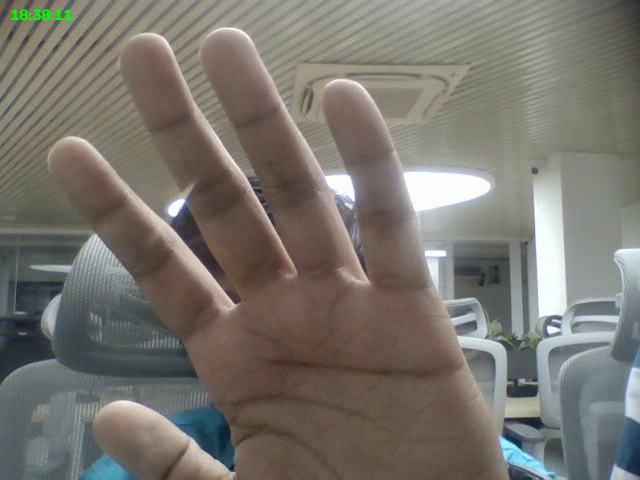
#> input picture frame 8 of fol/day2vid1.mp4, 640 x 480 px, given in place of the camera
$ jupyter execute --allow-errors day5opencv.ipynb   (text cells are left out)
#> lines starting #> are read from the running program, lines starting #| are printed output that depends on the picture; after the words box and inside, x2 and y2 are one past the last pixel; in counts of white or black regions, pixels touching at a corner belong together; long printed decimals are rounded; pictures that were not available may be replaced by others from this repository, and a replacement may not be noted
[cell 1]
import cv2
import numpy as np

img = np.zeros((200,300,3),np.uint8)
# drawing a line onto that img

cv2.line(
    img,
    (0,10),
    (100,40),
    (0,255,0)
)
cv2.line(
    img,
    (10,10),
    (10,100),
    (0,255,0),
    2
)
cv2.imshow("Img",img)

grayed = cv2.cvtColor(img,cv2.COLOR_BGR2GRAY)
edges = cv2.Canny(
    grayed,
    20,
    150,
    apertureSize=3
)
# applying hough line transformation
lines = cv2.HoughLinesP(
    edges,
    rho=1,
    theta=np.pi/180,
    threshold = 20,
    minLineLength=2,
    maxLineGap=10
)
# print(lines)
# Draw detected lines
for line in lines:
    # [11 lines of commented-out code are left out]
    x1, y1, x2, y2 = line[0]

    cv2.line(
        img,
        (x1,y1),
        (x2,y2),
        (0,0,255),
        2
    )
cv2.imshow("Result",img)
cv2.waitKey(0)
cv2.destroyAllWindows()

[cell 2]
import cv2 # Imports OpenCV
# frame = cv2.imread("image.jpg") # Loads the color source image

cap = cv2.VideoCapture(0)
while 1:
    ret, frame = cap.read()
#> frame is the input picture: shape (480, 640, 3); mean B, G, R 109.7, 116.7, 120.6

    gray = cv2.cvtColor(frame, cv2.COLOR_BGR2GRAY) # Converts the frame to intensi
    gray = cv2.medianBlur(gray, 5) # Reduces isolated noise before thresholding
    _, mask = cv2.threshold(gray, 150, 255, cv2.THRESH_BINARY_INV) # Creates a bina
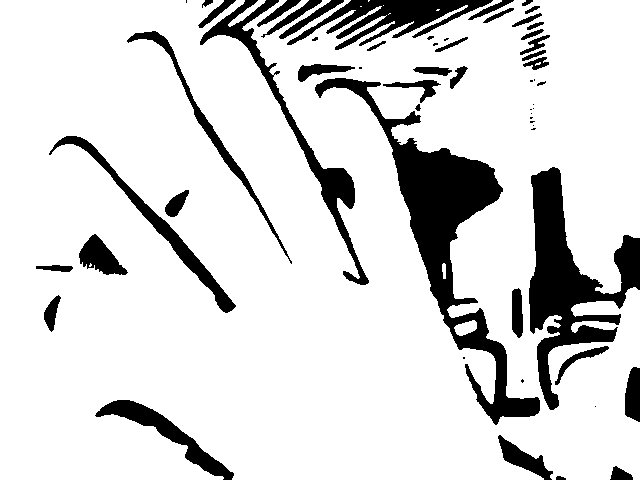
#> mask: shape (480, 640); 84.9% white; 59 black regions (19 under 20 px), largest, box (x1, y1, x2, y2) and area: (315, 78, 540, 425) 13257, (529, 167, 640, 410) 9712, (200, 0, 369, 285) 4179
    # mask = cv2.erode(mask, None, iterations=2) # Removes small white noise
    # mask = cv2.dilate(mask, None, iterations=2) # Restores and connects foreground
    mask = cv2.morphologyEx(mask,cv2.MORPH_OPEN,(2,2))
#> mask: shape (480, 640); 84.8% white; 59 black regions (19 under 20 px), largest, box (x1, y1, x2, y2) and area: (315, 79, 540, 426) 13264, (529, 168, 640, 411) 9716, (200, 0, 369, 286) 4208
    foreground = cv2.bitwise_and(frame, frame, mask=mask) # Keeps only selected pix
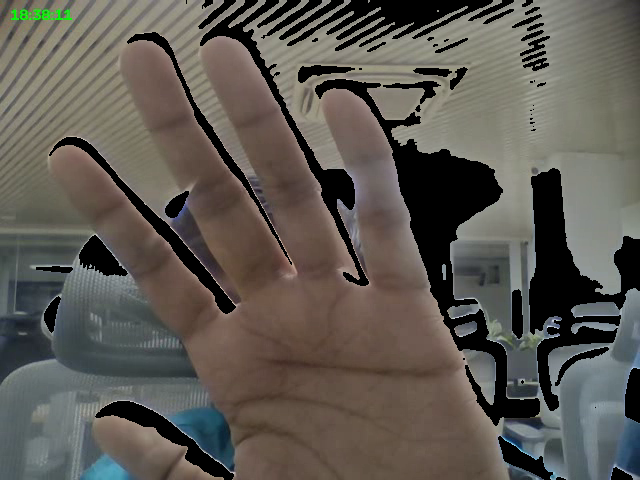
#> foreground: shape (480, 640, 3); mean B, G, R 82.6, 89, 93.2
    cv2.imshow("Foreground", foreground) # Displays the result
    if cv2.waitKey(1) & 0xFF == ord('q'): # Exits the program if q is pressed
#> (key q is pressed here)
        break
cap.release()
cv2.destroyAllWindows()

[cell 3]
import cv2

img = cv2.resize(cv2.imread("..\\fol\\2dshapes.png"),(0,0),fx=0.5,fy=0.5)
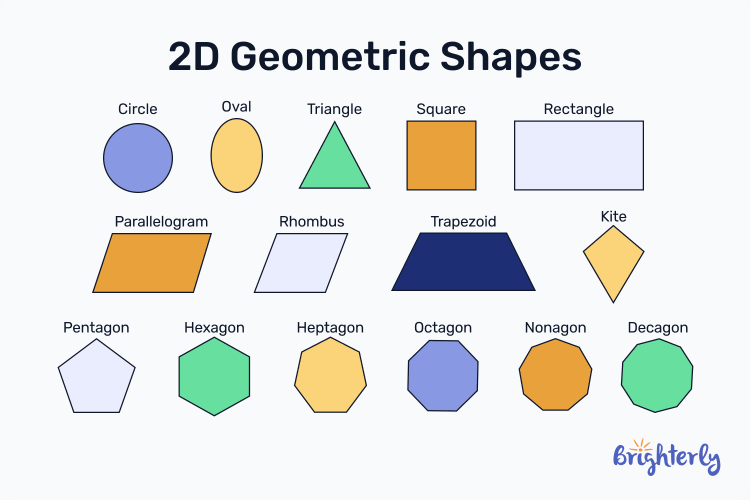
#> input picture fol/2dshapes.png, 1500 x 1000 px, found by its file name (shown at 1/2 size)

gray = cv2.cvtColor(img,cv2.COLOR_BGR2GRAY)
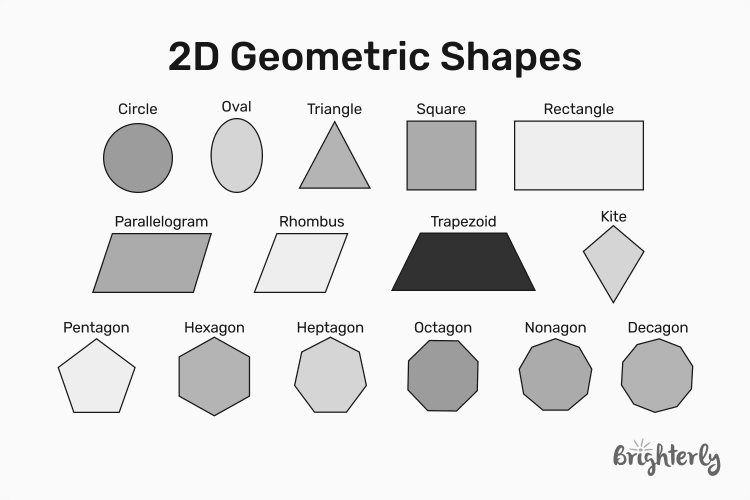
#> gray: shape (500, 750); min 23, max 250, mean 230.5
edges  = cv2.Canny(gray,50,150,apertureSize = 3)
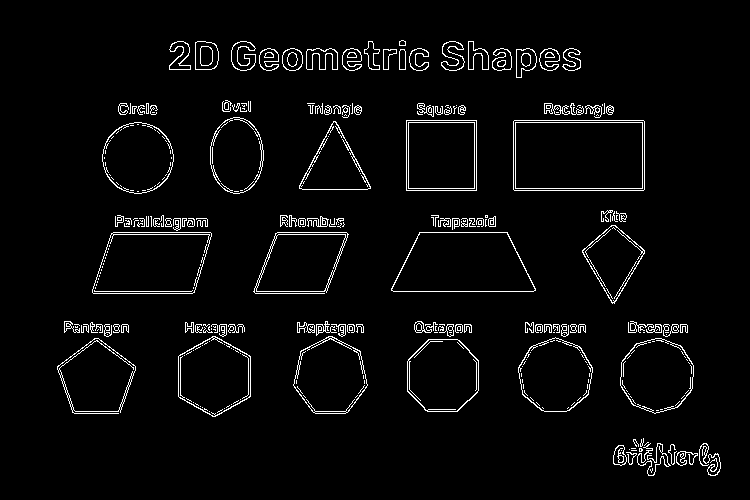
#> edges: shape (500, 750); 3.7% white in thin lines or dots, all inside (x1, y1, x2, y2) = (57, 40, 721, 476)
contours,_ = cv2.findContours(
    edges,
    cv2.RETR_EXTERNAL,
    cv2.CHAIN_APPROX_SIMPLE
)
#> contours = 194 contours, 117 with area under 20; largest, box (x1, y1, x2, y2) and area: (513, 120, 645, 191) 9168, (391, 232, 536, 292) 6895, (92, 232, 212, 294) 6186, (406, 120, 477, 191) 4900, (178, 336, 251, 417) 4394

for cnt in contours:
    area = cv2.contourArea(cnt)
    if area<100: continue
    perimeter = cv2.arcLength(cnt,True)
    approx = cv2.approxPolyDP(cnt,0.02*perimeter,True)
    print(perimeter)
    x,y,w,h = cv2.boundingRect(approx)
    if len(approx) == 3:
        label = 'Triangle'
    elif len(approx) == 4:
        label = 'Square'
    elif len(approx) == 5:
        label = 'Pentagon'
    elif len(approx) == 6:
        label = 'Hexagon'
    else:
        label = 'Circle'
    cv2.drawContours(img,[approx],0,(0,255,0),2)
    cv2.putText(img,label,(x,y),cv2.FONT_HERSHEY_SIMPLEX,0.5,(0,255,0),2)
#> this loop made 194 passes
#> (area, perimeter, x, y, w, h, label) on passes 3, 8, 15, 16, 17, 18, 19, 20, 73, 77, 78, 79: (105.5, 131.5, 676, 451, 22, 15, 'Circle'), (199.5, 59.21, 613, 445, 14, 21, 'Circle'), (4270, 239.1, 407, 339, 72, 73, 'Circle'), (4221, 246.8, 620, 338, 73, 76, 'Circle'), (3998, 352.9, 57, 338, 79, 76, 'Circle'), (4163, 245.6, 518, 337, 75, 75, 'Circle'), (4231, 251.6, 293, 336, 75, 78, 'Circle'), (4394, 257.1, 178, 336, 73, 81, 'Hexagon'), (100.5, 240.6, 628, 321, 34, 12, 'Circle'), (6895, 372, 391, 232, 145, 59, 'Square'), (4287, 432.4, 253, 233, 96, 60, 'Square'), (6186, 336.6, 92, 232, 120, 62, 'Square')
#> area on passes 10, 11, 42, 43, 44, 45: 31, 29, 38, 65.5, 36, 27.5
#| 131.497
#| 59.213
#| 239.137
#| 246.794
#| 352.936
#| 245.622
#| 251.622
#| 257.137
#> (further printed lines are left out)
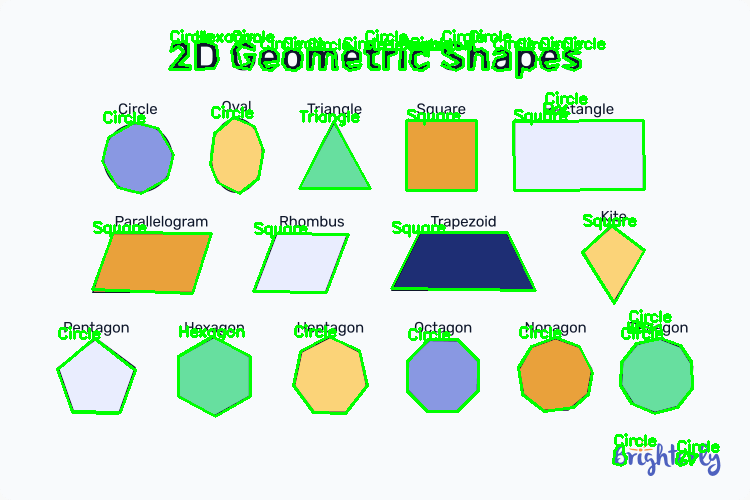
#> img: shape (500, 750, 3); mean B, G, R 215.8, 236.4, 216

cv2.imshow("Image",img)
cv2.waitKey(0)
cv2.destroyAllWindows()

[cell 4]
import cv2 # Imports OpenCV
capture = cv2.VideoCapture(0) # Opens the video
subtractor = cv2.createBackgroundSubtractorKNN( # Creates the KNN model
    history=200, # Argument
    dist2Threshold=400, # Argument
    detectShadows=True, # Argument
)
while capture.isOpened(): # Runs while the source is available
    success, frame = capture.read() # Reads one frame
    if not success: # Handles the end of the source
        break # Leaves the loop
    mask = subtractor.apply(frame) # Updates the KNN background and creates a m
#> mask: shape (480, 640); every value is 255


    back = cv2.bitwise_and(frame,frame,mask=mask) # Creates a background estimate

    cv2.imshow("KNN foreground", mask) # Displays the foreground estimate
    cv2.imshow("KNN background", back) # Displays the background estimate
    if cv2.waitKey(30) & 0xFF == ord("q"): # Checks for q
#> (key q is pressed here)
#> `edges = cv2.Canny(grayed,100,200)`:
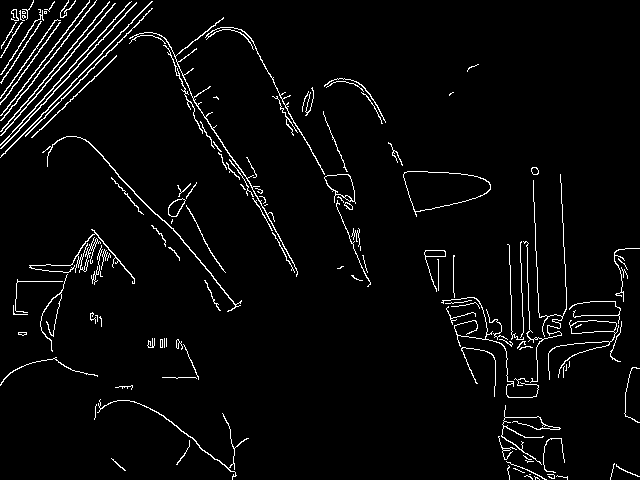
#> edges: shape (480, 640); 3.7% white in thin lines or dots
#> `lines = cv2.HoughLinesP(edges,1,np.pi/180,50,minLineLength=50,maxLineG..`: lines = 50 rows, first 6: [1, 131, 109, 2], [1, 156, 151, 1], [0, 148, 136, 2], [225, 147, 296, 275], [0, 135, 115, 3], [25, 135, 152, 8]
#> (printed output is left out)
        break # Stops playback
capture.release() # Releases the source
cv2.destroyAllWindows()

[cell 5]
# detecting road lanes

import cv2
import numpy as np

cap = cv2.VideoCapture(r"../fol/test_video.mp4")

#> (the rest of this cell did not finish here and is left out)

[cell 6]
# corner detection

import cv2

img = cv2.imread("..\\fol\\Screenshot 2026-10-05 154513.png",0)
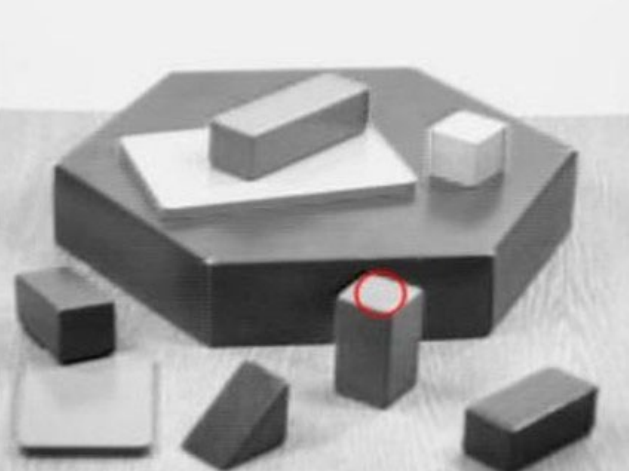
#> input picture fol/Screenshot 2026-10-05 154513.png, 629 x 471 px, found by its file name
#> img: shape (471, 629); min 11, max 248, mean 169.9
op = img.copy()

corners = cv2.cornerHarris(
    img,2,3,0.04
)
corners = cv2.dilate(corners, None)
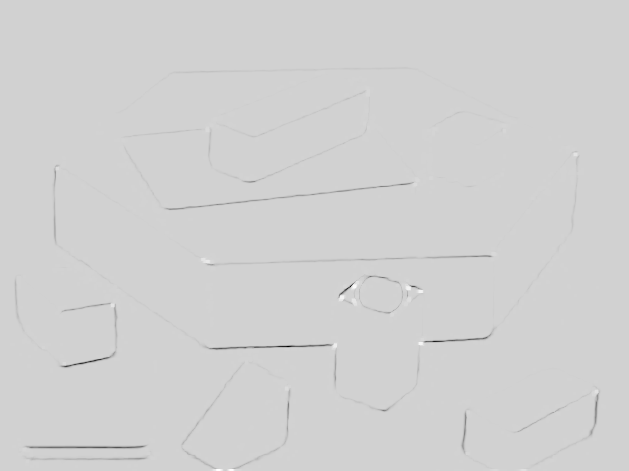
#> corners: shape (471, 629) float32; min -0.000141, max 3.03e-05, mean -4.08e-07; drawn with min black and max white
threshold = 0.01 * corners.max()
#> threshold = 3.03e-07
op[corners > threshold]= [255]
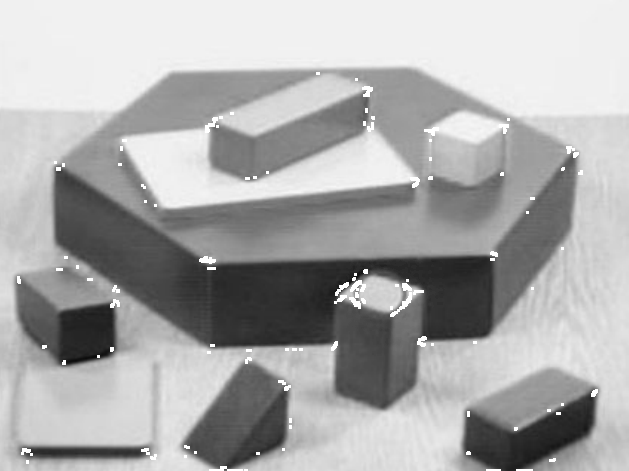
#> op: shape (471, 629); min 11, max 255, mean 171
cv2.imshow("Corners",op)
cv2.waitKey(0)
cv2.destroyAllWindows()

$ run again, starting later in the video
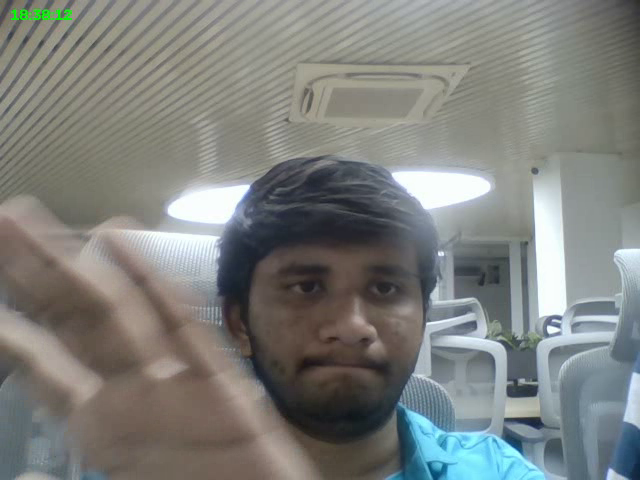
#> input picture frame 39 of fol/day2vid1.mp4, 640 x 480 px, given in place of the camera
#> frame is the input picture: shape (480, 640, 3); mean B, G, R 125, 128.2, 125.9
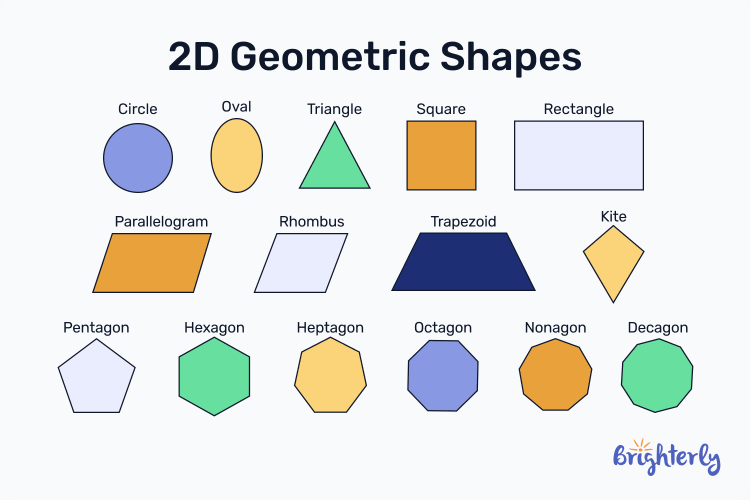
#> input picture fol/2dshapes.png, 1500 x 1000 px, found by its file name (shown at 1/2 size)
#> contours = 194 contours, 117 with area under 20; largest, box (x1, y1, x2, y2) and area: (513, 120, 645, 191) 9168, (391, 232, 536, 292) 6895, (92, 232, 212, 294) 6186, (406, 120, 477, 191) 4900, (178, 336, 251, 417) 4394
#> the loop `for cnt in contours:` made 194 passes
#> (area, perimeter, x, y, w, h, label) on passes 3, 8, 15, 16, 17, 18, 19, 20: (105.5, 131.5, 676, 451, 22, 15, 'Circle'), (199.5, 59.21, 613, 445, 14, 21, 'Circle'), (4270, 239.1, 407, 339, 72, 73, 'Circle'), (4221, 246.8, 620, 338, 73, 76, 'Circle'), (3998, 352.9, 57, 338, 79, 76, 'Circle'), (4163, 245.6, 518, 337, 75, 75, 'Circle'), (4231, 251.6, 293, 336, 75, 78, 'Circle'), (4394, 257.1, 178, 336, 73, 81, 'Hexagon')
#> (printed output is left out)
#> lines = 42 rows, first 6: [0, 145, 130, 1], [1, 156, 151, 1], [0, 160, 157, 3], [1, 135, 116, 2], [15, 153, 173, 1], [14, 133, 127, 12]
#> (printed output is left out)
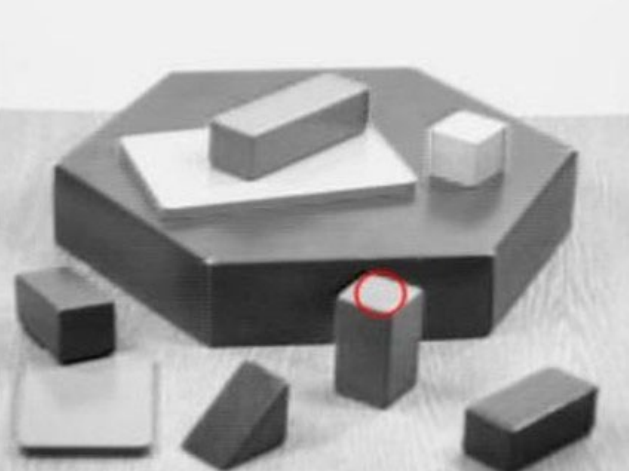
#> input picture fol/Screenshot 2026-10-05 154513.png, 629 x 471 px, found by its file name
#> threshold = 3.03e-07
#> op: shape (471, 629); min 11, max 255, mean 171

$ run again, starting later in the video
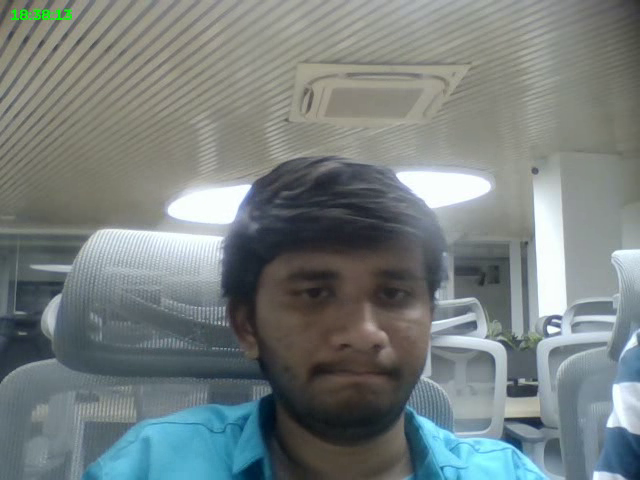
#> input picture frame 69 of fol/day2vid1.mp4, 640 x 480 px, given in place of the camera
#> frame is the input picture: shape (480, 640, 3); mean B, G, R 127.6, 127.8, 118.9
#> contours = 194 contours, 117 with area under 20; largest, box (x1, y1, x2, y2) and area: (513, 120, 645, 191) 9168, (391, 232, 536, 292) 6895, (92, 232, 212, 294) 6186, (406, 120, 477, 191) 4900, (178, 336, 251, 417) 4394
#> the loop `for cnt in contours:` made 194 passes
#> (area, perimeter, x, y, w, h, label) on passes 3, 8, 15, 16, 17, 18, 19, 20: (105.5, 131.5, 676, 451, 22, 15, 'Circle'), (199.5, 59.21, 613, 445, 14, 21, 'Circle'), (4270, 239.1, 407, 339, 72, 73, 'Circle'), (4221, 246.8, 620, 338, 73, 76, 'Circle'), (3998, 352.9, 57, 338, 79, 76, 'Circle'), (4163, 245.6, 518, 337, 75, 75, 'Circle'), (4231, 251.6, 293, 336, 75, 78, 'Circle'), (4394, 257.1, 178, 336, 73, 81, 'Hexagon')
#> (printed output is left out)
#> lines = 66 rows, first 6: [0, 157, 143, 9], [1, 131, 109, 2], [0, 160, 157, 3], [6, 165, 139, 40], [2, 166, 173, 1], [0, 136, 116, 2]
#> (printed output is left out)
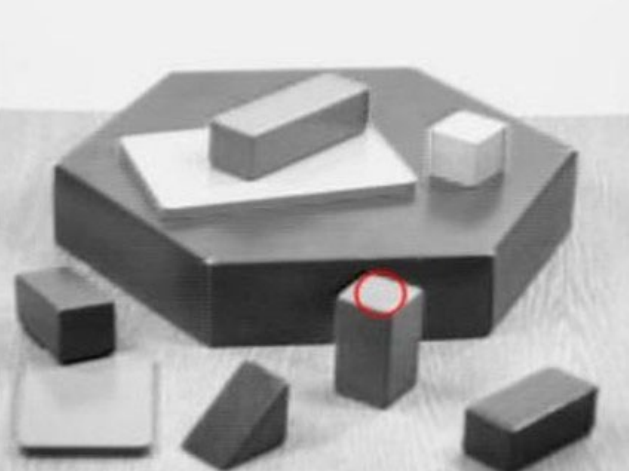
#> input picture fol/Screenshot 2026-10-05 154513.png, 629 x 471 px, found by its file name
#> threshold = 3.03e-07
#> op: shape (471, 629); min 11, max 255, mean 171
